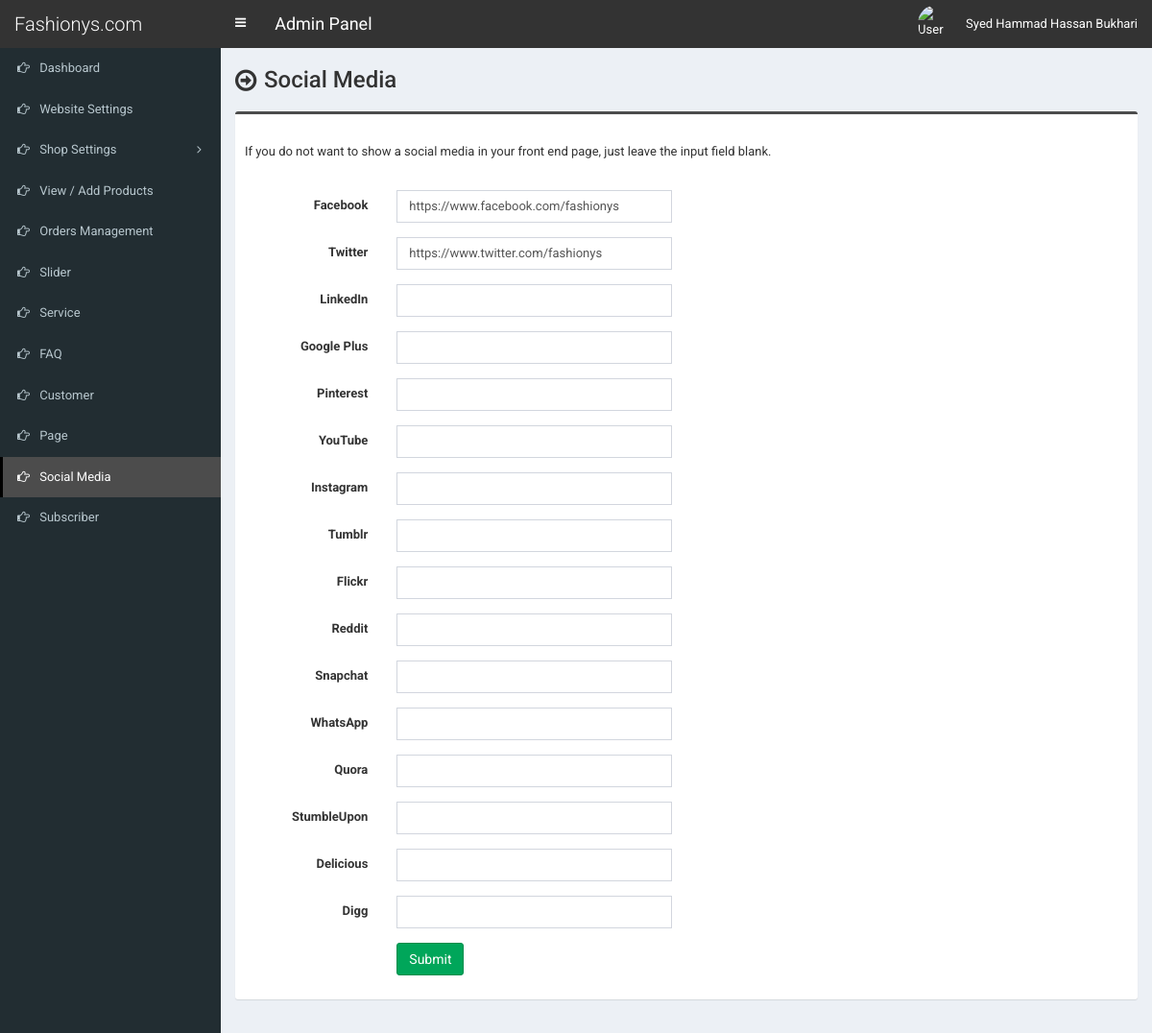
/admin/social-media.php (signed in), run on the app's committed database.
### tables this page shows
CREATE TABLE tbl_social (
  social_id int(11) NOT NULL,
  social_name varchar(30) NOT NULL,
  social_url varchar(255) NOT NULL,
  social_icon varchar(30) NOT NULL
);

### admin/social-media.php (the view, shortened to what this page needs)
<?php require_once('header.php'); ?>
<section class="content-header">
	<div class="content-header-left">
		<h1>Social Media</h1>
	</div>
</section>
<?php
$statement = $pdo->prepare("SELECT * FROM tbl_social");
$statement->execute();
$result = $statement->fetchAll(PDO::FETCH_ASSOC);
foreach ($result as $row) {
	if($row['social_name'] == 'Facebook') {
		$facebook = $row['social_url'];
	}
	if($row['social_name'] == 'Twitter') {
		$twitter = $row['social_url'];
	}
	if($row['social_name'] == 'LinkedIn') {
		$linkedin = $row['social_url'];
	}
	if($row['social_name'] == 'Google Plus') {
		$googleplus = $row['social_url'];
	}
	if($row['social_name'] == 'Pinterest') {
		$pinterest = $row['social_url'];
	}
	if($row['social_name'] == 'YouTube') {
		$youtube = $row['social_url'];
	}
	if($row['social_name'] == 'Instagram') {
		$instagram = $row['social_url'];
	}
	if($row['social_name'] == 'Tumblr') {
		$tumblr = $row['social_url'];
	}
	if($row['social_name'] == 'Flickr') {
		$flickr = $row['social_url'];
	}
	if($row['social_name'] == 'Reddit') {
		$reddit = $row['social_url'];
	}
	if($row['social_name'] == 'Snapchat') {
		$snapchat = $row['social_url'];
	}
	if($row['social_name'] == 'WhatsApp') {
		$whatsapp = $row['social_url'];
	}
	if($row['social_name'] == 'Quora') {
		$quora = $row['social_url'];
	}
	if($row['social_name'] == 'StumbleUpon') {
		$stumbleupon = $row['social_url'];
	}
	if($row['social_name'] == 'Delicious') {
		$delicious = $row['social_url'];
	}
	if($row['social_name'] == 'Digg') {
		$digg = $row['social_url'];
	}
}
?>
<section class="content">
	<div class="row">
		<div class="col-md-12">
			<form class="form-horizontal" action="" method="post">
				<div class="box box-info">
					<div class="box-body">
						<p style="padding-bottom: 20px;">If you do not want to show a social media in your front end page, just leave the input field blank.</p>
						<div class="form-group">
							<label for="" class="col-sm-2 control-label">Facebook </label>
							<div class="col-sm-4">
								<input type="text" class="form-control" name="facebook" value="<?php echo $facebook; ?>">
							</div>
						</div>
						<div class="form-group">
							<label for="" class="col-sm-2 control-label">Twitter </label>
							<div class="col-sm-4">
								<input type="text" class="form-control" name="twitter" value="<?php echo $twitter; ?>">
							</div>
						</div>
						<div class="form-group">
							<label for="" class="col-sm-2 control-label">LinkedIn </label>
							<div class="col-sm-4">
								<input type="text" class="form-control" name="linkedin" value="<?php echo $linkedin; ?>">
							</div>
						</div>
						<div class="form-group">
							<label for="" class="col-sm-2 control-label">Google Plus </label>
							<div class="col-sm-4">
								<input type="text" class="form-control" name="googleplus" value="<?php echo $googleplus; ?>">
							</div>
						</div>
						<div class="form-group">
							<label for="" class="col-sm-2 control-label">Pinterest </label>
							<div class="col-sm-4">
								<input type="text" class="form-control" name="pinterest" value="<?php echo $pinterest; ?>">
							</div>
						</div>
						<div class="form-group">
							<label for="" class="col-sm-2 control-label">YouTube </label>
							<div class="col-sm-4">
								<input type="text" class="form-control" name="youtube" value="<?php echo $youtube; ?>">
							</div>
						</div>
						<div class="form-group">
							<label for="" class="col-sm-2 control-label">Instagram </label>
							<div class="col-sm-4">
								<input type="text" class="form-control" name="instagram" value="<?php echo $instagram; ?>">
							</div>
						</div>
						<div class="form-group">
							<label for="" class="col-sm-2 control-label">Tumblr </label>
							<div class="col-sm-4">
								<input type="text" class="form-control" name="tumblr" value="<?php echo $tumblr; ?>">
							</div>
						</div>
						<div class="form-group">
							<label for="" class="col-sm-2 control-label">Flickr </label>
							<div class="col-sm-4">
								<input type="text" class="form-control" name="flickr" value="<?php echo $flickr; ?>">
							</div>
						</div>
						<div class="form-group">
							<label for="" class="col-sm-2 control-label">Reddit </label>
							<div class="col-sm-4">
								<input type="text" class="form-control" name="reddit" value="<?php echo $reddit; ?>">
							</div>
						</div>
						<div class="form-group">
							<label for="" class="col-sm-2 control-label">Snapchat </label>
							<div class="col-sm-4">
								<input type="text" class="form-control" name="snapchat" value="<?php echo $snapchat; ?>">
							</div>
						</div>
						<div class="form-group">
							<label for="" class="col-sm-2 control-label">WhatsApp </label>
							<div class="col-sm-4">
								<input type="text" class="form-control" name="whatsapp" value="<?php echo $whatsapp; ?>">
							</div>
						</div>
						<div class="form-group">
							<label for="" class="col-sm-2 control-label">Quora </label>
							<div class="col-sm-4">
								<input type="text" class="form-control" name="quora" value="<?php echo $quora; ?>">
							</div>
						</div>
						<div class="form-group">
							<label for="" class="col-sm-2 control-label">StumbleUpon </label>
							<div class="col-sm-4">
								<input type="text" class="form-control" name="stumbleupon" value="<?php echo $stumbleupon; ?>">
							</div>
						</div>
						<div class="form-group">
							<label for="" class="col-sm-2 control-label">Delicious </label>
							<div class="col-sm-4">
								<input type="text" class="form-control" name="delicious" value="<?php echo $delicious; ?>">
							</div>
						</div>
						<div class="form-group">
							<label for="" class="col-sm-2 control-label">Digg </label>
							<div class="col-sm-4">
								<input type="text" class="form-control" name="digg" value="<?php echo $digg; ?>">
							</div>
						</div>
						<div class="form-group">
							<label for="" class="col-sm-2 control-label"></label>
							<div class="col-sm-6">
								<button type="submit" class="btn btn-success pull-left" name="form1">Submit</button>
							</div>
						</div>
					</div>
				</div>
			</form>
		</div>
	</div>
</section>
<?php require_once('footer.php'); ?>

### admin/style.css (style rules this page uses)
body { font-size: 13px; font-family: 'Roboto', sans-serif; }
.content-header>h1, .content-header .content-header-left h1 { font-family: 'Roboto', sans-serif; }
.box-info { padding-top: 20px; }
.content-header { overflow: hidden; }
.content-header .content-header-left { float: left; padding-top: 5px; }
.content-header .content-header-left h1 { margin-top: 0; margin-bottom: 0; padding-left: 30px; padding-bottom: 5px; font-size: 24px; position: relative; }
.content-header .content-header-left h1:before { position: absolute; top: 0; left: 0; font-family: 'FontAwesome', sans-serif; font-size: 26px; content: '\f18e'; }
.box.box-info { border-top-color: #4c4c4c; }
input, textarea, select { font-size: 13px!important; }

### data on the page
tbl_social: facebook "https://www.facebook.com/fashionys"
tbl_social: twitter "https://www.twitter.com/fashionys"

### other printed values
$_SESSION['user']['full_name'] "Syed Hammad Hassan Bukhari"
